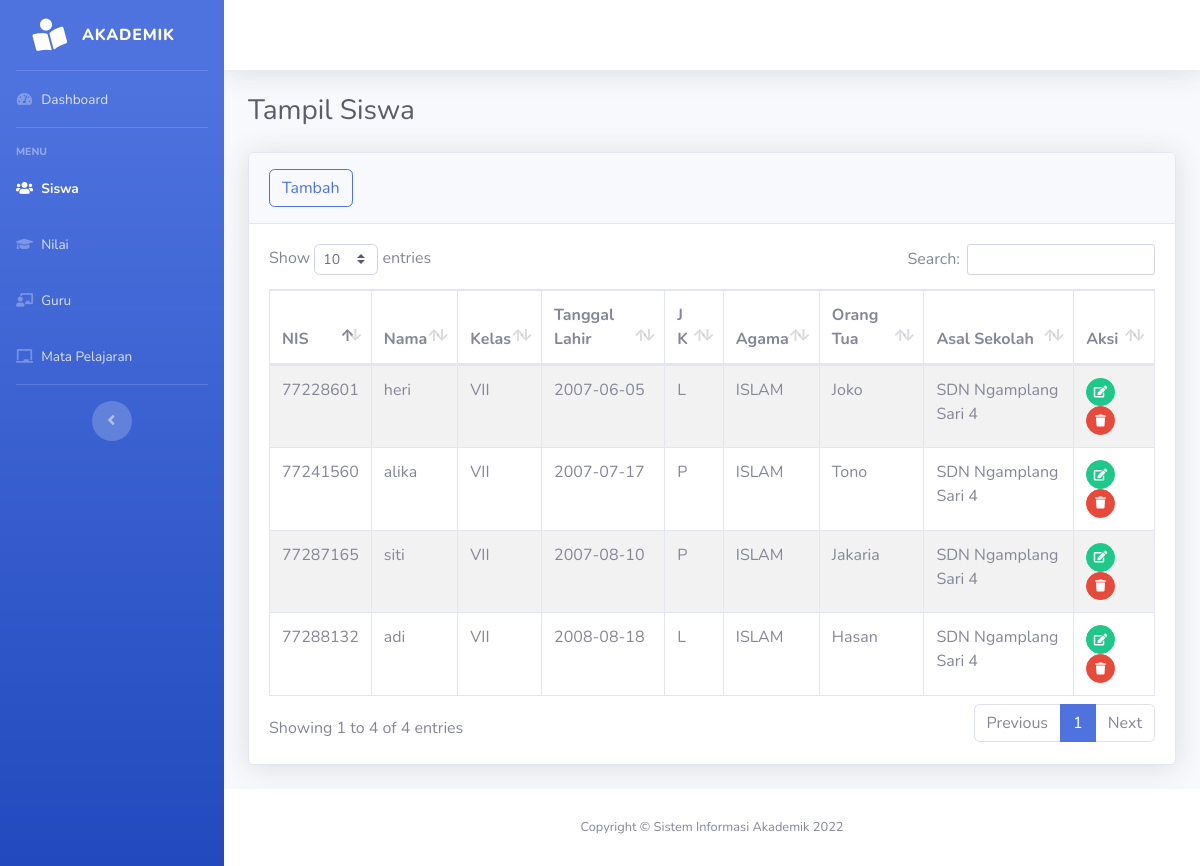
Before: /siswa/siswa.php with the older database file.
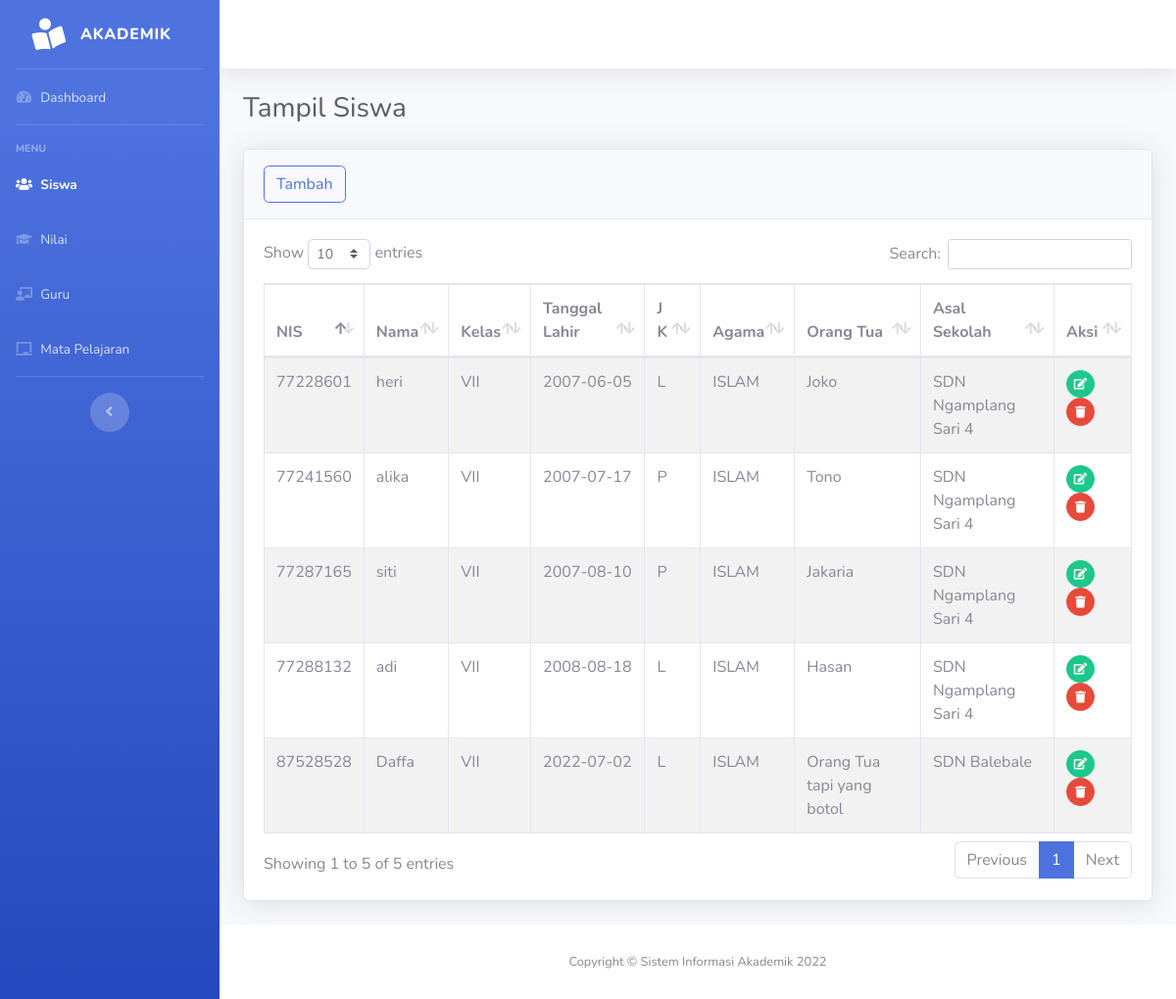
After: the same page with the newer database file.
### tables this page shows
CREATE TABLE `siswa` (
  `nis` varchar(8) NOT NULL,
  `nama` varchar(30) NOT NULL,
  `alamat` varchar(30) DEFAULT NULL,
  `kelas` enum('VII','VIII','IX') NOT NULL,
  `tanggal_lahir` date DEFAULT NULL,
  `jenis_kelamin` enum('L','P') DEFAULT NULL,
  `agama` enum('ISLAM','PROTESTAN','KATHOLIK','HINDU','BUDHA','KONGHUCU','LAINNYA') DEFAULT NULL,
  `orang_tua` varchar(30) DEFAULT NULL,
  `asal_sekolah` varchar(50) NOT NULL
);

### siswa/siswa.php (the view, shortened to what this page needs)
<!DOCTYPE html>
<html lang="en">
<head>
    <link href="../assets/vendor/fontawesome-free/css/all.min.css" rel="stylesheet" type="text/css">
    <link href="../assets/css/sb-admin-2.min.css" rel="stylesheet">
    <link href="../assets/vendor/datatables/dataTables.bootstrap4.min.css" rel="stylesheet">
</head>
<body id="page-top">
    <div id="wrapper">
       <?php include_once("../layout/sidebar.php") ?>
        <div id="content-wrapper" class="d-flex flex-column">
            <div id="content">
            <?php include_once("../layout/topbar.php") ?>
                <div class="container-fluid">
                    <h1 class="h3 mb-4 text-gray-800">Tampil Siswa</h1>
                    <div class="card shadow mb-4">
                        <div class="card-header py-3">
                            <a href="siswa-tambah.php"><button type="button" class="btn btn-outline-primary rounded">Tambah</button></a>
                        </div>
                        <div class="card-body">
                            <?php
                            $db=dbConnect();
                            if($db->connect_errno==0){
                            $sql="SELECT * FROM siswa";
                            $res=$db->query($sql);
                            if($res){
                            ?>
                            <div class="table-responsive">
                                <table class="table table-bordered table-striped" id="dataTable" width="100%" cellspacing="0">
                                    <thead>
                                        <tr>
                                            <th>NIS</th>
                                            <th>Nama</th>
                                            <th>Kelas</th>
                                            <th>Tanggal Lahir</th>
                                            <th>J K </th>
                                            <th>Agama</th>
                                            <th>Orang Tua</th>
                                            <th>Asal Sekolah</th>
                                            <th>Aksi</th>
                                        </tr>
                                    </thead>
                                    <tbody>
                                        <?php
                                        $data = $res->fetch_all(MYSQLI_ASSOC);
                                        foreach($data as $row){
                                        ?>
                                        <tr>
                                            <td><?= $row['nis']; ?></td>
                                            <td><?= $row['nama']; ?></td>
                                            <td><?= $row['kelas']; ?></td>
                                            <td><?= $row['tanggal_lahir'];?></td>
                                            <td><?= $row['jenis_kelamin']; ?></td>
                                            <td><?= $row['agama']; ?></td>
                                            <td><?= $row['orang_tua']; ?></td>
                                            <td><?= $row['asal_sekolah'] ?></td>
                                            <td>
                                                <a href="siswa-edit.php?nis=<?= $row['nis']?>" class="btn btn-success btn-circle btn-sm">
                                                <i class="fas fa-edit"></i>
                                                </a>
                                                <a href="siswa-hapus.php?nis=<?= $row['nis'];?>" class="btn btn-danger btn-circle btn-sm hapus">
                                                <i class="fas fa-trash"></i>
                                                </a>
                                            </td>
                                        </tr>
                                            <?php
                                    }
                                    ?>
                                    </tbody>
                                </table>
                                	<?php
	}else
		echo "Gagal Eksekusi SQL".(DEVELOPMENT?" : ".$db->error:"")."<br>";
}
else
	echo "Gagal koneksi".(DEVELOPMENT?" : ".$db->connect_error:"")."<br>";
?>
                            </div>
                        </div>
                </div>
            </div>
            <?php include_once("../layout/footer.php") ?>
        </div>
    </div>
</body>
</html>

Changed rows visible on the page:
added siswa: nis "87528528", nama "Daffa", kelas "VII", tanggal_lahir "2022-07-02", jenis_kelamin "L", agama "ISLAM", orang_tua "Orang Tua tapi yang botol", asal_sekolah "SDN Balebale"
Other visible differences:
text written by a page script: "Show entries Search: Showing 1 to 4 of 4 entries Previous 1 Next" → "Show entries Search: Showing 1 to 5 of 5 entries Previous 1 Next"
